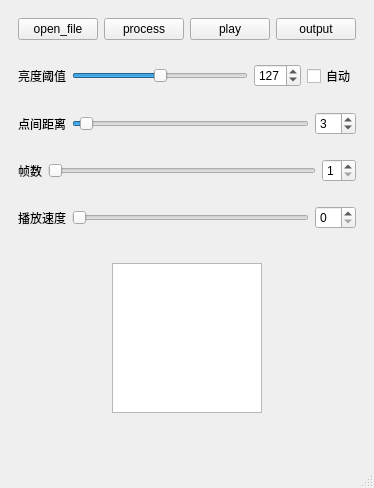
<?xml version="1.0" encoding="UTF-8"?>
<ui version="4.0">
 <class>publicize</class>
 <widget class="QMainWindow" name="publicize">
  <property name="geometry">
   <rect>
    <x>0</x>
    <y>0</y>
    <width>354</width>
    <height>488</height>
   </rect>
  </property>
  <property name="windowTitle">
   <string>MainWindow</string>
  </property>
  <widget class="QWidget" name="centralwidget">
   <layout class="QVBoxLayout" name="verticalLayout">
    <item>
     <widget class="QWidget" name="widget_2" native="true">
      <layout class="QHBoxLayout" name="horizontalLayout_2">
       <item>
        <widget class="QPushButton" name="btn_open">
         <property name="text">
          <string>open_file</string>
         </property>
        </widget>
       </item>
       <item>
        <widget class="toggle_button" name="btn_process">
         <property name="text">
          <string>process</string>
         </property>
        </widget>
       </item>
       <item>
        <widget class="QPushButton" name="btn_play">
         <property name="text">
          <string>play</string>
         </property>
        </widget>
       </item>
       <item>
        <widget class="QPushButton" name="btn_output">
         <property name="text">
          <string>output</string>
         </property>
        </widget>
       </item>
      </layout>
     </widget>
    </item>
    <item>
     <widget class="QWidget" name="widget_7" native="true">
      <layout class="QHBoxLayout" name="horizontalLayout_7">
       <item>
        <widget class="QLabel" name="label_4">
         <property name="text">
          <string>亮度阈值</string>
         </property>
        </widget>
       </item>
       <item>
        <widget class="QSlider" name="thresh_horizontalSlider">
         <property name="enabled">
          <bool>true</bool>
         </property>
         <property name="maximum">
          <number>254</number>
         </property>
         <property name="value">
          <number>127</number>
         </property>
         <property name="orientation">
          <enum>Qt::Horizontal</enum>
         </property>
        </widget>
       </item>
       <item>
        <widget class="QSpinBox" name="thresh_spinBox">
         <property name="maximum">
          <number>254</number>
         </property>
         <property name="value">
          <number>127</number>
         </property>
        </widget>
       </item>
       <item>
        <widget class="QCheckBox" name="thresh_checkBox">
         <property name="text">
          <string>自动</string>
         </property>
        </widget>
       </item>
      </layout>
     </widget>
    </item>
    <item>
     <widget class="QWidget" name="widget_3" native="true">
      <layout class="QHBoxLayout" name="horizontalLayout_3">
       <item>
        <widget class="QLabel" name="label">
         <property name="text">
          <string>点间距离</string>
         </property>
        </widget>
       </item>
       <item>
        <widget class="QSlider" name="distance_horizontalSlider">
         <property name="value">
          <number>3</number>
         </property>
         <property name="orientation">
          <enum>Qt::Horizontal</enum>
         </property>
        </widget>
       </item>
       <item>
        <widget class="QSpinBox" name="distance_spinBox">
         <property name="value">
          <number>3</number>
         </property>
        </widget>
       </item>
      </layout>
     </widget>
    </item>
    <item>
     <widget class="QWidget" name="widget_4" native="true">
      <layout class="QHBoxLayout" name="horizontalLayout_4">
       <item>
        <widget class="QLabel" name="label_2">
         <property name="text">
          <string>帧数</string>
         </property>
        </widget>
       </item>
       <item>
        <widget class="QSlider" name="image_num_horizontalSlider">
         <property name="minimum">
          <number>1</number>
         </property>
         <property name="maximum">
          <number>8</number>
         </property>
         <property name="singleStep">
          <number>1</number>
         </property>
         <property name="pageStep">
          <number>10</number>
         </property>
         <property name="value">
          <number>1</number>
         </property>
         <property name="orientation">
          <enum>Qt::Horizontal</enum>
         </property>
        </widget>
       </item>
       <item>
        <widget class="QSpinBox" name="image_num_spinBox">
         <property name="minimum">
          <number>1</number>
         </property>
         <property name="maximum">
          <number>8</number>
         </property>
         <property name="singleStep">
          <number>1</number>
         </property>
         <property name="value">
          <number>1</number>
         </property>
        </widget>
       </item>
      </layout>
     </widget>
    </item>
    <item>
     <widget class="QWidget" name="widget_5" native="true">
      <layout class="QHBoxLayout" name="horizontalLayout_5">
       <item>
        <widget class="QLabel" name="label_3">
         <property name="text">
          <string>播放速度</string>
         </property>
        </widget>
       </item>
       <item>
        <widget class="QSlider" name="horizontalSlider_2">
         <property name="orientation">
          <enum>Qt::Horizontal</enum>
         </property>
        </widget>
       </item>
       <item>
        <widget class="QSpinBox" name="spinBox_2"/>
       </item>
      </layout>
     </widget>
    </item>
    <item>
     <widget class="QWidget" name="widget_6" native="true">
      <layout class="QHBoxLayout" name="horizontalLayout_6">
       <item>
        <spacer name="horizontalSpacer">
         <property name="orientation">
          <enum>Qt::Horizontal</enum>
         </property>
         <property name="sizeHint" stdset="0">
          <size>
           <width>75</width>
           <height>20</height>
          </size>
         </property>
        </spacer>
       </item>
       <item>
        <widget class="scene_panel" name="pub_scene_panel">
         <property name="minimumSize">
          <size>
           <width>150</width>
           <height>150</height>
          </size>
         </property>
         <property name="maximumSize">
          <size>
           <width>150</width>
           <height>150</height>
          </size>
         </property>
         <property name="baseSize">
          <size>
           <width>0</width>
           <height>0</height>
          </size>
         </property>
        </widget>
       </item>
       <item>
        <spacer name="horizontalSpacer_2">
         <property name="orientation">
          <enum>Qt::Horizontal</enum>
         </property>
         <property name="sizeHint" stdset="0">
          <size>
           <width>75</width>
           <height>20</height>
          </size>
         </property>
        </spacer>
       </item>
      </layout>
     </widget>
    </item>
    <item>
     <widget class="QWidget" name="widget" native="true">
      <layout class="QHBoxLayout" name="horizontalLayout">
       <item>
        <layout class="QGridLayout" name="publicize_gridLayout" rowminimumheight="0"/>
       </item>
      </layout>
     </widget>
    </item>
   </layout>
  </widget>
  <widget class="QMenuBar" name="menubar">
   <property name="geometry">
    <rect>
     <x>0</x>
     <y>0</y>
     <width>354</width>
     <height>23</height>
    </rect>
   </property>
  </widget>
  <widget class="QStatusBar" name="statusbar"/>
 </widget>
 <customwidgets>
  <customwidget>
   <class>scene_panel</class>
   <extends>QGraphicsView</extends>
   <header location="global">main_panel.h</header>
  </customwidget>
  <customwidget>
   <class>toggle_button</class>
   <extends>QPushButton</extends>
   <header>toggle_button.h</header>
  </customwidget>
 </customwidgets>
 <resources/>
 <connections/>
</ui>
